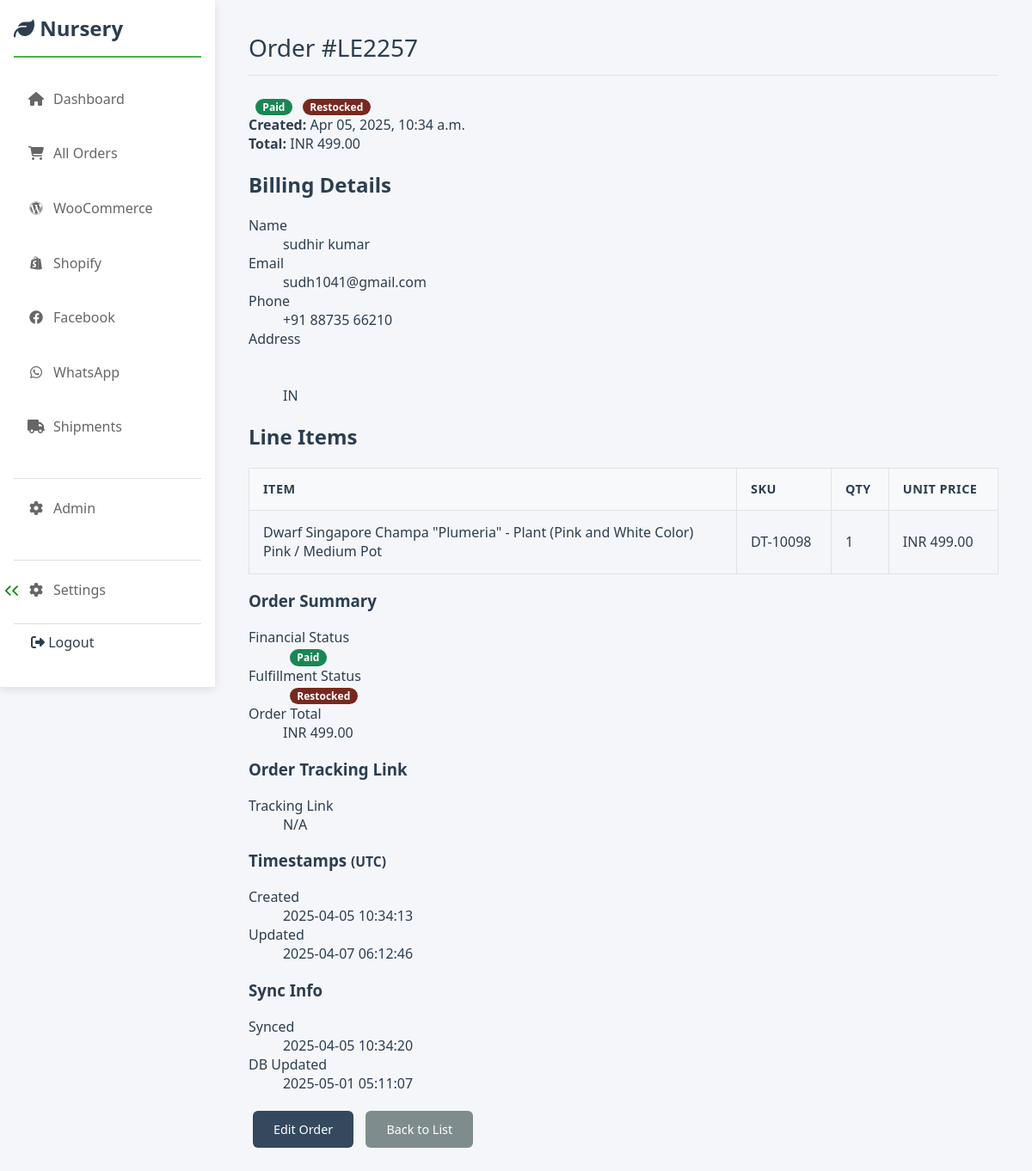
Screenshot of /shopify/orders/6476107055408/ (signed in) with the database file from the repository.
### shopify_app/models.py (models this page shows, shortened)
class ShopifyOrder(models.Model):
    shopify_id = models.BigIntegerField(
        unique=True,
        db_index=True,
        help_text="Shopify Order ID"
    )
    name = models.CharField(
        max_length=100,
        blank=True, null=True,
        db_index=True,
        help_text="Shopify order name (e.g., #1001)"
    )
    email = models.EmailField(blank=True, null=True, db_index=True)
    financial_status = models.CharField(max_length=50, blank=True, null=True, db_index=True)
    fulfillment_status = models.CharField(max_length=50, blank=True, null=True, db_index=True)
    total_price = models.DecimalField(max_digits=10, decimal_places=2, blank=True, null=True)
    currency = models.CharField(max_length=10, blank=True, null=True)
    shipment_status = models.CharField(
        max_length=50,
        choices=SHIPMENT_STATUS_CHOICES,
        default='pending',
        blank=False, null=False,
        db_index=True
    )
    billing_address_json = models.JSONField(blank=True, null=True)
    shipping_address_json = models.JSONField(blank=True, null=True)
    line_items_json = models.JSONField(blank=True, null=True)
    tracking_details_json = models.JSONField(
        blank=True,
        null=True,
        help_text="Store tracking numbers, URLs, carrier info, or structured fulfillment data as JSON"
    )
    internal_notes = models.TextField(
        blank=True, # Allow it to be empty
        help_text="Internal administrative notes about this order (not from Shopify)"
    )
    created_at_shopify = models.DateTimeField(blank=True, null=True)
    updated_at_shopify = models.DateTimeField(blank=True, null=True)
    closed_at_shopify = models.DateTimeField(blank=True, null=True)
    raw_data = models.JSONField(blank=True, null=True, help_text="Raw JSON data from API or webhook")
    django_date_created = models.DateTimeField(default=timezone.now)
    django_date_modified = models.DateTimeField(auto_now=True)
    class Meta:
        verbose_name = "Shopify Order"
        verbose_name_plural = "Shopify Orders"
        ordering = ['-created_at_shopify']

### shopify_app/views.py (the view)
# urls.py: path('orders/<int:shopify_id>/', views.shopify_order_detail_view, name='shopify_order_detail'),
@login_required
@require_GET
def shopify_order_detail_view(request, shopify_id):
    try:
        order = get_object_or_404(ShopifyOrder, shopify_id=int(shopify_id))
    except ValueError:
        raise Http404("Invalid Shopify Order ID format. Must be numeric.")
    context = {
        'order': order,
        'page_title': f'Shopify Order {order.name or f"#{order.shopify_id}"}'
    }
    return render(request, 'shopify/order_detail.html', context)

### templates/shopify/order_detail.html (shortened to what this page needs)
{% extends 'base.html' %}
{% load static %}
{% block content %}
<div class="container mx-auto px-4 py-8">
  {% if order %}
  <div class="card overflow-hidden">
    <div class="card-header bg-gray-50">
      <div class="flex flex-col sm:flex-row items-start sm:items-center justify-between mb-4">
        <h1 class="text-2xl font-bold text-gray-800 mb-2 sm:mb-0">
            Order {{ order.name|default:order.shopify_id }}
        </h1>
        <div class="flex flex-wrap gap-2">
            <span class="badge text-sm status-{% if order.financial_status == 'paid' %}completed
                {% elif order.financial_status == 'pending' %}pending
                {% elif order.financial_status == 'partially_paid' %}processing
                {% elif order.financial_status == 'refunded' or order.financial_status == 'partially_refunded' %}refunded
                {% elif order.financial_status == 'voided' %}cancelled
                {% else %}unknown{% endif %}">
                {{ order.financial_status|default:"N/A"|capfirst }}
            </span>
            <span class="badge text-sm status-{% if order.fulfillment_status == 'fulfilled' %}delivered
                {% elif order.fulfillment_status == 'partial' %}in-transit
                {% elif order.fulfillment_status == 'unfulfilled' or order.fulfillment_status == None %}pending
                {% elif order.fulfillment_status == 'restocked' %}rto
                {% else %}unknown{% endif %}">
                {{ order.fulfillment_status|default:"Unfulfilled"|capfirst }}
            </span>
        </div>
      </div>
      <div class="flex flex-wrap gap-4 text-sm text-gray-600 border-t border-gray-200 pt-4">
        <div><strong>Created:</strong> {{ order.created_at_shopify|date:"M d, Y, P"|default:"N/A" }}</div>
        <div><strong>Total:</strong> {{ order.currency }} {{ order.total_price|floatformat:2|default:"0.00" }}</div>
      </div>
    </div>
    <div class="grid md:grid-cols-3 gap-6 lg:gap-8 p-6">
      <div class="main-content md:col-span-2 space-y-6">
        <section class="bg-white rounded-lg shadow-sm border border-gray-200 p-6">
          <h2 class="text-xl font-semibold text-gray-700 mb-5">Billing Details</h2>
          <dl class="grid grid-cols-1 sm:grid-cols-2 gap-x-6 gap-y-4">
            {% with addr=order.billing_address_json %}
              {% if addr %}
                <div>
                  <dt class="text-xs font-medium text-gray-500 uppercase mb-1">Name</dt>
                  <dd class="text-base text-gray-900">{{ addr.first_name|default:"" }} {{ addr.last_name|default:"" }}</dd>
                </div>
                <div>
                  <dt class="text-xs font-medium text-gray-500 uppercase mb-1">Email</dt>
                  <dd class="text-base text-gray-900">{{ order.email|default:"N/A" }}</dd>
                </div>
                 <div>
                  <dt class="text-xs font-medium text-gray-500 uppercase mb-1">Phone</dt>
                  <dd class="text-base text-gray-900">{{ addr.phone|default:"N/A" }}</dd>
                 </div>
                 <div class="sm:col-span-2">
                    <dt class="text-xs font-medium text-gray-500 uppercase mb-1">Address</dt>
                    <dd class="text-base text-gray-900">
                        {{ addr.address1|default:"" }}<br>
                        {{ addr.city|default:"" }}{% if addr.city and addr.province_code %},{% endif %} {{ addr.province_code|default:"" }} {{ addr.zip|default:"" }}<br>
                        {{ addr.country_code|default:"" }}
                    </dd>
                 </div>
              {% else %}
                 <div class="sm:col-span-2 text-sm text-gray-500">No billing address provided.</div>
              {% endif %}
            {% endwith %}
          </dl>
        </section>
        {% if order.line_items_json %}
        <section class="bg-white rounded-lg shadow-sm border border-gray-200">
          <h2 class="text-xl font-semibold text-gray-700 mb-0 p-6 pb-4">Line Items</h2>
          <div class="overflow-x-auto">
            <table class="w-full min-w-[600px]">
              <thead class="bg-gray-50">
                <tr>
                  <th class="px-6 py-3 text-left text-xs font-medium text-gray-500 uppercase tracking-wider">Item</th>
                  <th class="px-6 py-3 text-left text-xs font-medium text-gray-500 uppercase tracking-wider">SKU</th>
                  <th class="px-6 py-3 text-center text-xs font-medium text-gray-500 uppercase tracking-wider">Qty</th>
                  <th class="px-6 py-3 text-right text-xs font-medium text-gray-500 uppercase tracking-wider">Unit Price</th>
                </tr>
              </thead>
              <tbody class="bg-white divide-y divide-gray-200">
                {% for item in order.line_items_json %}
                <tr class="hover:bg-gray-50">
                  <td class="px-6 py-4 whitespace-normal">
                    <div class="text-sm font-medium text-gray-900">{{ item.title }}</div>
                    {% if item.variant_title %}
                      <div class="text-xs text-gray-500">{{ item.variant_title }}</div>
                    {% endif %}
                  </td>
                  <td class="px-6 py-4 whitespace-nowrap text-sm text-gray-600">{{ item.sku|default:'-' }}</td>
                  <td class="px-6 py-4 whitespace-nowrap text-sm text-gray-600 text-center">{{ item.quantity }}</td>
                  <td class="px-6 py-4 whitespace-nowrap text-sm text-gray-600 text-right">{{ order.currency }} {{ item.price|floatformat:2 }}</td>
                </tr>
                {% endfor %}
              </tbody>
            </table>
          </div>
        </section>
        {% endif %}
      </div>
      <aside class="md:col-span-1 space-y-6">
        <section class="bg-white rounded-lg shadow-sm border border-gray-200 p-6">
          <h3 class="text-lg font-semibold text-gray-700 mb-5">Order Summary</h3>
          <dl class="space-y-3">
             <div>
               <dt class="text-xs font-medium text-gray-500 uppercase mb-1">Financial Status</dt>
               <dd>
                <span class="badge text-sm status-{% if order.financial_status == 'paid' %}completed
                {% elif order.financial_status == 'pending' %}pending
                {% elif order.financial_status == 'partially_paid' %}processing
                {% elif order.financial_status == 'refunded' or order.financial_status == 'partially_refunded' %}refunded
                {% elif order.financial_status == 'voided' %}cancelled
                {% else %}unknown{% endif %}">
                {{ order.financial_status|default:"N/A"|capfirst }}
            </span>
               </dd>
             </div>
             <div>
               <dt class="text-xs font-medium text-gray-500 uppercase mb-1">Fulfillment Status</dt>
               <dd>
                <span class="badge text-sm status-{% if order.fulfillment_status == 'fulfilled' %}delivered
                    {% elif order.fulfillment_status == 'partial' %}in-transit
                    {% elif order.fulfillment_status == 'unfulfilled' or order.fulfillment_status == None %}pending
                    {% elif order.fulfillment_status == 'restocked' %}rto
                    {% else %}unknown{% endif %}">
                    {{ order.fulfillment_status|default:"Unfulfilled"|capfirst }}
                </span>
               </dd>
             </div>
            <div>
              <dt class="text-xs font-medium text-gray-500 uppercase mb-1">Order Total</dt>
              <dd class="text-xl font-bold text-gray-900">{{ order.currency }} {{ order.total_price|floatformat:2|default:"0.00" }}</dd>
            </div>
          </dl>
        </section>
        <section class="bg-white rounded-lg shadow-sm border border-gray-200 p-6">
            <h3 class="text-lg font-semibold text-gray-700 mb-5">Order Tracking Link</h3>
            <dl class="space-y-3">
               <div>
                 <dt class="text-xs font-medium text-gray-500 uppercase mb-1">Tracking Link</dt>
                 <dd>
                    {% with fulfillments=order.raw_data.fulfillments %}
                        {% if fulfillments %}
                            {% with first_fulfillment=fulfillments.0 %}
                                {% if first_fulfillment.tracking_urls.0 %}
                                    <a href="{{ first_fulfillment.tracking_urls.0 }}" target="_blank" rel="noopener noreferrer" class="tracking-link">
                                        {{ first_fulfillment.tracking_numbers.0|default:'Track Shipment' }}
                                    </a>
                                {% elif first_fulfillment.tracking_url %}
                                    <a href="{{ first_fulfillment.tracking_url }}" target="_blank" rel="noopener noreferrer" class="tracking-link">
                                        {{ first_fulfillment.tracking_number|default:'Track Shipment' }}
                                    </a>
                                {% else %}
                                    <span class="text-muted">N/A</span>
                                {% endif %}
                            {% endwith %}
                        {% else %}
                            <span class="text-muted">N/A</span>
                        {% endif %}
                    {% endwith %}
                 </dd>
               </div>
              </div>
        <section class="bg-white rounded-lg shadow-sm border border-gray-200 p-6">
          <h3 class="text-lg font-semibold text-gray-700 mb-5">Timestamps <small class="text-xs font-normal text-gray-500">(UTC)</small></h3>
          <dl class="space-y-3">
            <div>
              <dt class="text-xs font-medium text-gray-500 uppercase mb-1">Created</dt>
              <dd class="font-mono text-sm text-gray-700">{{ order.created_at_shopify|date:"Y-m-d H:i:s"|default:"N/A" }}</dd>
            </div>
            <div>
              <dt class="text-xs font-medium text-gray-500 uppercase mb-1">Updated</dt>
              <dd class="font-mono text-sm text-gray-700">{{ order.updated_at_shopify|date:"Y-m-d H:i:s"|default:"N/A" }}</dd>
            </div>
          </dl>
        </section>
        <section class="bg-white rounded-lg shadow-sm border border-gray-200 p-6">
          <h3 class="text-lg font-semibold text-gray-700 mb-5">Sync Info</h3>
          <dl class="space-y-3">
            <div>
              <dt class="text-xs font-medium text-gray-500 uppercase mb-1">Synced</dt>
              <dd class="font-mono text-sm text-gray-700">{{ order.django_date_created|date:"Y-m-d H:i:s" }}</dd>
            </div>
            <div>
              <dt class="text-xs font-medium text-gray-500 uppercase mb-1">DB Updated</dt>
              <dd class="font-mono text-sm text-gray-700">{{ order.django_date_modified|date:"Y-m-d H:i:s" }}</dd>
            </div>
          </dl>
        </section>
        <div class="flex flex-col gap-3 mt-2">
            <a href="{% url 'shopify_order_edit' order.shopify_id %}" class="btn btn-primary w-full text-center py-2.5 rounded-md hover:opacity-90 transition-opacity">Edit Order</a>
            <a href="{% url 'shopify_index' %}" class="btn btn-secondary w-full text-center py-2.5 rounded-md hover:opacity-90 transition-opacity">Back to List</a>
        </div>
    </div>
  </div>
  {% else %}
  <div class="p-8 bg-white rounded-lg shadow text-center text-gray-500">
    <p class="text-xl">Order details could not be loaded.</p>
  </div>
  {% endif %}
{% endblock %}

### static/css/style.css (style rules this page uses)
:root { --primary-color: #2c3e50; --secondary-color: #34495e; --accent-color: #4CAF50; --text-color: #2c3e50; --sidebar-width: 250px; --transition-speed: 0.3s; --text-color-dark: #2c3e50; --text-color-light: #7f8c8d; --background-light: #ffffff; --background-medium: #f8f9fa; --background-dark: #ecf0f1; --border-color: #dee2e6; --border-radius: 6px; --shadow-soft: 0 4px 15px rgba(0, 0, 0, 0.07); --spacing-unit: 1rem; }
body { font-family: 'Segoe UI', Tahoma, Geneva, Verdana, sans-serif; display: flex; margin: 0; min-height: 100vh; overflow-x: hidden; background-color: #f5f6fa; color: var(--text-color); flex-direction: column; }
@media (min-width: 768px) { body { flex-direction: row; } }
.container { max-width: 95%; padding: 0 15px; margin: 20px auto; }
h1 { border-bottom: 1px solid var(--border-color); padding-bottom: 0.8rem; margin-bottom: 1.5rem; font-size: 1.75rem; font-weight: 500; }
table { width: 100%; border-collapse: collapse; margin: 0; border: 1px solid var(--border-color); }
th, td { padding: 0.9rem 1rem; text-align: left; border: 1px solid var(--border-color); white-space: nowrap; vertical-align: middle; }
th { background-color: var(--background-medium); font-weight: 600; font-size: 0.9rem; text-transform: uppercase; letter-spacing: 0.5px; }
.btn { text-decoration: none; padding: calc(var(--spacing-unit) * 0.75) calc(var(--spacing-unit) * 1.5); border-radius: var(--border-radius); display: inline-block; margin: 5px; font-weight: 500; transition: all 0.2s ease; border: none; cursor: pointer; font-size: 0.9rem; text-align: center; }
.btn-secondary { background-color: var(--text-color-light); color: white; }
.btn-primary { background-color: var(--secondary-color); color: white; }
.badge { display: inline-block; padding: .3em .7em; font-size: .75em; font-weight: 600; line-height: 1; color: #fff; text-align: center; white-space: nowrap; vertical-align: baseline; border-radius: calc(var(--border-radius) * 2); margin-left: 8px; }
.status-completed { background-color: #198754; }
.status-rto { background-color: #78281f; }

### rows the page displays
ShopifyOrder: name "#LE2257", financial_status "Paid", fulfillment_status "Restocked", created_at_shopify "Apr 05, 2025, 10:34 a.m.", currency "INR", total_price "499.00", email "sudh1041@gmail.com", currency "INR", created_at_shopify "2025-04-05 10:34:13", updated_at_shopify "2025-04-07 06:12:46", django_date_created "2025-04-05 10:34:20", django_date_modified "2025-05-01 05:11:07"

### other values shown
{{ addr.first_name|default:"" }} "sudhir"
{{ addr.last_name|default:"" }} "kumar"
{{ addr.phone|default:"N/A" }} "+91 88735 66210"
{{ addr.country_code|default:"" }} "IN"
{{ item.title }} "Dwarf Singapore Champa \"Plumeria\" - Plant (Pink and White Color)"
{{ item.variant_title }} "Pink / Medium Pot"
{{ item.sku|default:'-' }} "DT-10098"
{{ item.quantity }} "1"
{{ item.price|floatformat:2 }} "499.00"
